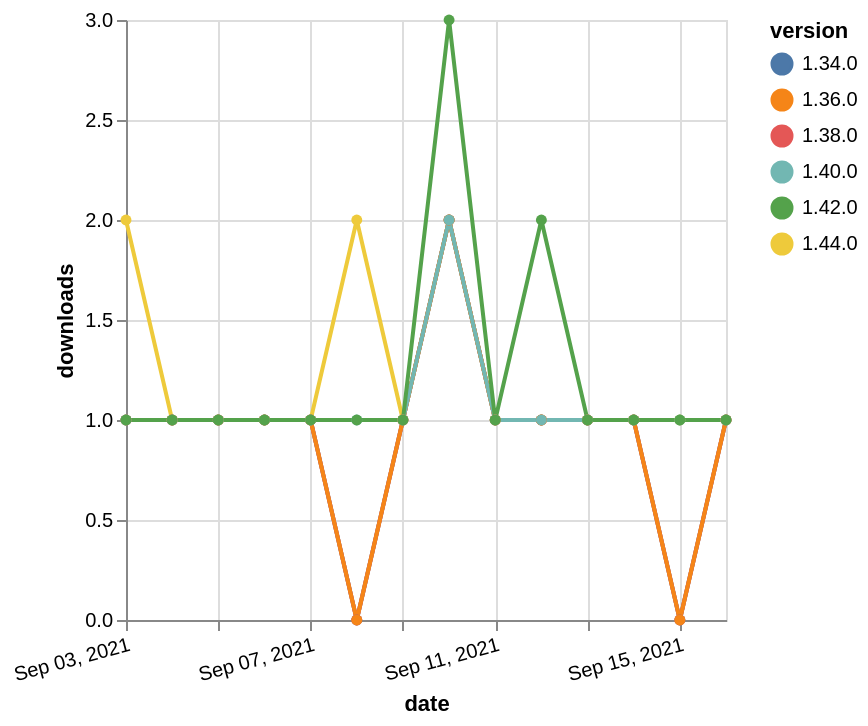

Specify this chart in Vega-Lite:
### Vega-Lite specification from a JSON file in a GitHub repository (floating-point values rounded to 4 significant figures)
{"$schema": "https://vega.github.io/schema/vega-lite/v5.json", "description": "A simple bar chart with embedded data.", "data": {"values": [{"date": "2021-09-03", "total": 247, "delta": 1, "version": "1.34.0"}, {"date": "2021-09-04", "total": 248, "delta": 1, "version": "1.34.0"}, {"date": "2021-09-05", "total": 249, "delta": 1, "version": "1.34.0"}, {"date": "2021-09-06", "total": 250, "delta": 1, "version": "1.34.0"}, {"date": "2021-09-07", "total": 251, "delta": 1, "version": "1.34.0"}, {"date": "2021-09-08", "total": 251, "delta": 0, "version": "1.34.0"}, {"date": "2021-09-09", "total": 252, "delta": 1, "version": "1.34.0"}, {"date": "2021-09-10", "total": 254, "delta": 2, "version": "1.34.0"}, {"date": "2021-09-11", "total": 255, "delta": 1, "version": "1.34.0"}, {"date": "2021-09-12", "total": 256, "delta": 1, "version": "1.34.0"}, {"date": "2021-09-13", "total": 257, "delta": 1, "version": "1.34.0"}, {"date": "2021-09-14", "total": 258, "delta": 1, "version": "1.34.0"}, {"date": "2021-09-15", "total": 258, "delta": 0, "version": "1.34.0"}, {"date": "2021-09-16", "total": 259, "delta": 1, "version": "1.34.0"}, {"date": "2021-09-03", "total": 122, "delta": 2, "version": "1.44.0"}, {"date": "2021-09-04", "total": 123, "delta": 1, "version": "1.44.0"}, {"date": "2021-09-05", "total": 124, "delta": 1, "version": "1.44.0"}, {"date": "2021-09-06", "total": 125, "delta": 1, "version": "1.44.0"}, {"date": "2021-09-07", "total": 126, "delta": 1, "version": "1.44.0"}, {"date": "2021-09-08", "total": 128, "delta": 2, "version": "1.44.0"}, {"date": "2021-09-09", "total": 129, "delta": 1, "version": "1.44.0"}, {"date": "2021-09-10", "total": 131, "delta": 2, "version": "1.44.0"}, {"date": "2021-09-11", "total": 132, "delta": 1, "version": "1.44.0"}, {"date": "2021-09-12", "total": 133, "delta": 1, "version": "1.44.0"}, {"date": "2021-09-13", "total": 134, "delta": 1, "version": "1.44.0"}, {"date": "2021-09-14", "total": 135, "delta": 1, "version": "1.44.0"}, {"date": "2021-09-15", "total": 136, "delta": 1, "version": "1.44.0"}, {"date": "2021-09-16", "total": 137, "delta": 1, "version": "1.44.0"}, {"date": "2021-09-03", "total": 176, "delta": 1, "version": "1.38.0"}, {"date": "2021-09-04", "total": 177, "delta": 1, "version": "1.38.0"}, {"date": "2021-09-05", "total": 178, "delta": 1, "version": "1.38.0"}, {"date": "2021-09-06", "total": 179, "delta": 1, "version": "1.38.0"}, {"date": "2021-09-07", "total": 180, "delta": 1, "version": "1.38.0"}, {"date": "2021-09-08", "total": 180, "delta": 0, "version": "1.38.0"}, {"date": "2021-09-09", "total": 181, "delta": 1, "version": "1.38.0"}, {"date": "2021-09-10", "total": 183, "delta": 2, "version": "1.38.0"}, {"date": "2021-09-11", "total": 184, "delta": 1, "version": "1.38.0"}, {"date": "2021-09-12", "total": 185, "delta": 1, "version": "1.38.0"}, {"date": "2021-09-13", "total": 186, "delta": 1, "version": "1.38.0"}, {"date": "2021-09-14", "total": 187, "delta": 1, "version": "1.38.0"}, {"date": "2021-09-15", "total": 187, "delta": 0, "version": "1.38.0"}, {"date": "2021-09-16", "total": 188, "delta": 1, "version": "1.38.0"}, {"date": "2021-09-03", "total": 195, "delta": 1, "version": "1.36.0"}, {"date": "2021-09-04", "total": 196, "delta": 1, "version": "1.36.0"}, {"date": "2021-09-05", "total": 197, "delta": 1, "version": "1.36.0"}, {"date": "2021-09-06", "total": 198, "delta": 1, "version": "1.36.0"}, {"date": "2021-09-07", "total": 199, "delta": 1, "version": "1.36.0"}, {"date": "2021-09-08", "total": 199, "delta": 0, "version": "1.36.0"}, {"date": "2021-09-09", "total": 200, "delta": 1, "version": "1.36.0"}, {"date": "2021-09-10", "total": 202, "delta": 2, "version": "1.36.0"}, {"date": "2021-09-11", "total": 203, "delta": 1, "version": "1.36.0"}, {"date": "2021-09-12", "total": 204, "delta": 1, "version": "1.36.0"}, {"date": "2021-09-13", "total": 205, "delta": 1, "version": "1.36.0"}, {"date": "2021-09-14", "total": 206, "delta": 1, "version": "1.36.0"}, {"date": "2021-09-15", "total": 206, "delta": 0, "version": "1.36.0"}, {"date": "2021-09-16", "total": 207, "delta": 1, "version": "1.36.0"}, {"date": "2021-09-03", "total": 154, "delta": 1, "version": "1.40.0"}, {"date": "2021-09-04", "total": 155, "delta": 1, "version": "1.40.0"}, {"date": "2021-09-05", "total": 156, "delta": 1, "version": "1.40.0"}, {"date": "2021-09-06", "total": 157, "delta": 1, "version": "1.40.0"}, {"date": "2021-09-07", "total": 158, "delta": 1, "version": "1.40.0"}, {"date": "2021-09-08", "total": 159, "delta": 1, "version": "1.40.0"}, {"date": "2021-09-09", "total": 160, "delta": 1, "version": "1.40.0"}, {"date": "2021-09-10", "total": 162, "delta": 2, "version": "1.40.0"}, {"date": "2021-09-11", "total": 163, "delta": 1, "version": "1.40.0"}, {"date": "2021-09-12", "total": 164, "delta": 1, "version": "1.40.0"}, {"date": "2021-09-13", "total": 165, "delta": 1, "version": "1.40.0"}, {"date": "2021-09-14", "total": 166, "delta": 1, "version": "1.40.0"}, {"date": "2021-09-15", "total": 167, "delta": 1, "version": "1.40.0"}, {"date": "2021-09-16", "total": 168, "delta": 1, "version": "1.40.0"}, {"date": "2021-09-03", "total": 177, "delta": 1, "version": "1.42.0"}, {"date": "2021-09-04", "total": 178, "delta": 1, "version": "1.42.0"}, {"date": "2021-09-05", "total": 179, "delta": 1, "version": "1.42.0"}, {"date": "2021-09-06", "total": 180, "delta": 1, "version": "1.42.0"}, {"date": "2021-09-07", "total": 181, "delta": 1, "version": "1.42.0"}, {"date": "2021-09-08", "total": 182, "delta": 1, "version": "1.42.0"}, {"date": "2021-09-09", "total": 183, "delta": 1, "version": "1.42.0"}, {"date": "2021-09-10", "total": 186, "delta": 3, "version": "1.42.0"}, {"date": "2021-09-11", "total": 187, "delta": 1, "version": "1.42.0"}, {"date": "2021-09-12", "total": 189, "delta": 2, "version": "1.42.0"}, {"date": "2021-09-13", "total": 190, "delta": 1, "version": "1.42.0"}, {"date": "2021-09-14", "total": 191, "delta": 1, "version": "1.42.0"}, {"date": "2021-09-15", "total": 192, "delta": 1, "version": "1.42.0"}, {"date": "2021-09-16", "total": 193, "delta": 1, "version": "1.42.0"}]}, "width": "container", "mark": {"type": "line", "point": {"filled": true}}, "encoding": {"x": {"field": "date", "type": "temporal", "timeUnit": "yearmonthdate", "title": "date", "axis": {"labelAngle": -15}}, "y": {"field": "delta", "type": "quantitative", "title": "downloads"}, "color": {"field": "version", "type": "nominal"}, "tooltip": {"field": "delta"}}}
